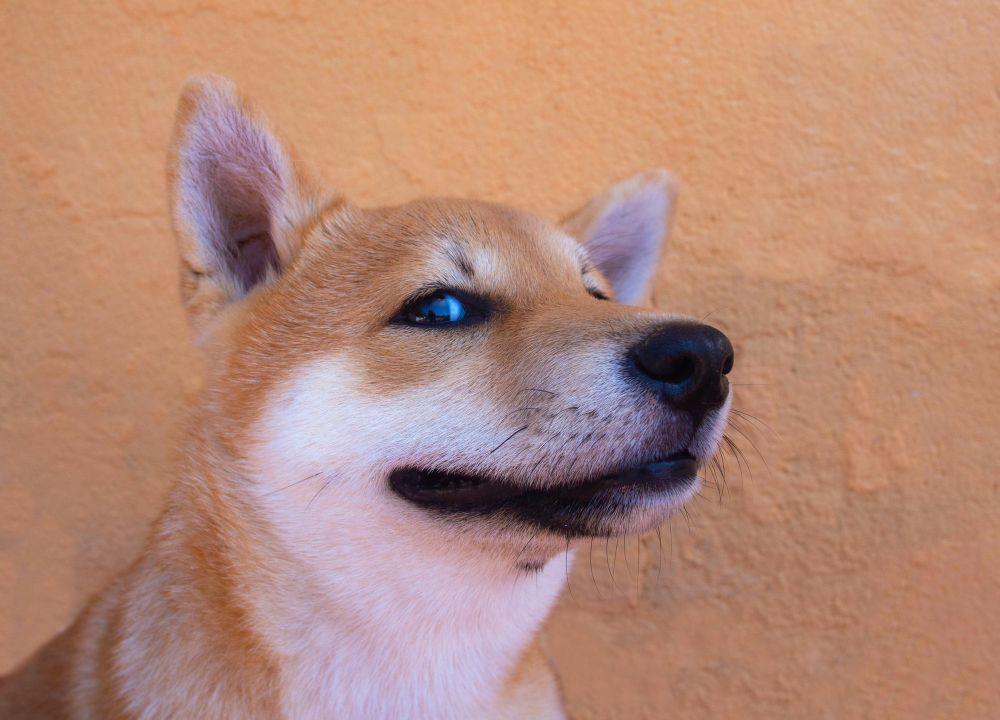
#> input picture Shiba.jpg, 2000 x 1439 px (shown at 1/2 size)
$ python main.py
#> lines starting #> are read from the running program, lines starting #| are printed output that depends on the picture
#> the answer given: 1
### show.py
from fileinput import filename
import cv2
import os

def displayshiba():
    filePath = 'Shiba.jpg'
    img = cv2.imread(filePath, 1)
#> img is the input picture: shape (1439, 2000, 3); mean B, G, R 119.8, 137.1, 180
    resize = cv2.resize(img, (800, 540))
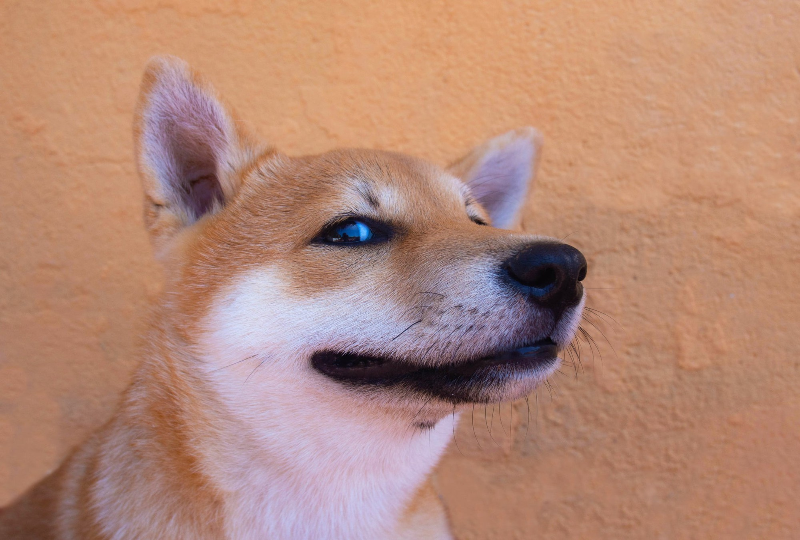
#> resize: shape (540, 800, 3); mean B, G, R 119.7, 136.9, 179.9
    cv2.imshow(filePath, resize)
    cv2.waitKey(0)
    cv2.destroyAllWindows()


# [14 lines left out: function userinput, not called in this run]

### main.py
import show

while True:

    print("1. Show shiba \n2. choose a jpg file")
    choice = int(input("Choice: "))

    if choice == 1:
        show.displayshiba()
        break

    elif choice == 2:
        show.userinput()
        break

    else:
        print("Invalid Input...")
